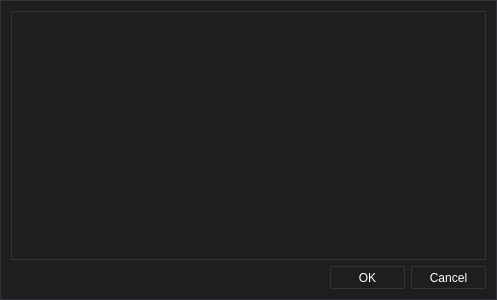
<?xml version="1.0" encoding="UTF-8"?>
<ui version="4.0">
 <class>OpenFileDialog</class>
 <widget class="QDialog" name="OpenFileDialog">
  <property name="geometry">
   <rect>
    <x>0</x>
    <y>0</y>
    <width>497</width>
    <height>300</height>
   </rect>
  </property>
  <property name="font">
   <font>
    <family>Arial</family>
   </font>
  </property>
  <property name="windowTitle">
   <string>Open File</string>
  </property>
  <property name="windowIcon">
   <iconset resource="UIDesigner.qrc">
    <normaloff>:/UIDesigner/Resources/UI.png</normaloff>:/UIDesigner/Resources/UI.png</iconset>
  </property>
  <property name="styleSheet">
   <string notr="true">/*
	Copyright 2013 Emanuel Claesson

	Licensed under the Apache License, Version 2.0 (the &quot;License&quot;);
	you may not use this file except in compliance with the License.
	You may obtain a copy of the License at

		http://www.apache.org/licenses/LICENSE-2.0

	Unless required by applicable law or agreed to in writing, software
	distributed under the License is distributed on an &quot;AS IS&quot; BASIS,
	WITHOUT WARRANTIES OR CONDITIONS OF ANY KIND, either express or implied.
	See the License for the specific language governing permissions and
	limitations under the License.
*/

/*
	COLOR_DARK     = #1e1e1e
	COLOR_MEDIUM   = #2d2d30
	COLOR_MEDLIGHT = #333337
	COLOR_LIGHT    = #FFFFFF
	COLOR_ACCENT   = #3f3f46
*/

* {
	background: #1e1e1e;
	color: #FFFFFF;
	border: 1px solid #333337;
}

QWidget::item:selected {
	background: #3f3f46;
}

QCheckBox, QRadioButton {
	border: none;
}

QRadioButton::indicator, QCheckBox::indicator {
	width: 13px;
	height: 13px;
}

QRadioButton::indicator::unchecked, QCheckBox::indicator::unchecked {
	border: 1px solid #333337;
	background: none;
}

QRadioButton::indicator:unchecked:hover, QCheckBox::indicator:unchecked:hover {
	border: 1px solid #FFFFFF;
}

QRadioButton::indicator::checked, QCheckBox::indicator::checked {
	border: 1px solid #333337;
	background: #333337;
}

QRadioButton::indicator:checked:hover, QCheckBox::indicator:checked:hover {
	border: 1px solid #FFFFFF;
	background: #FFFFFF;
}

QGroupBox {
	margin-top: 6px;
}

QGroupBox::title {
	top: -7px;
	left: 7px;
}

QScrollBar {
	border: 1px solid #686868;
	background: #1e1e1e;
}

QScrollBar:horizontal {
	height: 15px;
	margin: 0px 0px 0px 32px;
}

QScrollBar:vertical {
	width: 15px;
	margin: 32px 0px 0px 0px;
}

QScrollBar::handle {
	background: #2d2d30;
	border: 1px solid #333337;
}

QScrollBar::handle:horizontal {
	border-width: 0px 1px 0px 1px;
}

QScrollBar::handle:vertical {
	border-width: 1px 0px 1px 0px;
}

QScrollBar::handle:horizontal {
	min-width: 20px;
}

QScrollBar::handle:vertical {
	min-height: 20px;
}

QScrollBar::add-line, QScrollBar::sub-line {
	background:#2d2d30;
	border: 1px solid #333337;
	subcontrol-origin: margin;
}

QScrollBar::add-line {
	position: absolute;
}

QScrollBar::add-line:horizontal {
	width: 15px;
	subcontrol-position: left;
	left: 15px;
}

QScrollBar::add-line:vertical {
	height: 15px;
	subcontrol-position: top;
	top: 15px;
}

QScrollBar::sub-line:horizontal {
	width: 15px;
	subcontrol-position: top left;
}

QScrollBar::sub-line:vertical {
	height: 15px;
	subcontrol-position: top;
}

QScrollBar:left-arrow, QScrollBar::right-arrow, QScrollBar::up-arrow, QScrollBar::down-arrow {
	border: 1px solid #333337;
	width: 3px;
	height: 3px;
}

QScrollBar::add-page, QScrollBar::sub-page {
	background: none;
}

QAbstractButton:hover {
	background: #2d2d30;
}

QAbstractButton:pressed {
	background: #333337;
}

QAbstractItemView {
	show-decoration-selected: 1;
	selection-background-color: #3f3f46;
	selection-color: #FFFFFF;
	alternate-background-color: #2d2d30;
}

QHeaderView {
	border: 1px solid #333337;
}

QHeaderView::section {
	background: #1e1e1e;
	border: 1px solid #333337;
	padding: 4px;
}

QHeaderView::section:selected, QHeaderView::section::checked {
	background: #2d2d30;
}

QTableView {
	gridline-color: #333337;
}

QTabBar {
	margin-left: 2px;
}

QTabBar::tab {
	border-radius: 0px;
	padding: 4px;
	margin: 4px;
}

QTabBar::tab:selected {
	background: #2d2d30;
}

QComboBox::down-arrow {
	border: 1px solid #333337;
	background: #2d2d30;
}

QComboBox::drop-down {
	border: 1px solid #333337;
	background: #2d2d30;
}

QComboBox::down-arrow {
	width: 3px;
	height: 3px;
	border: 1px solid #333337;
}

QAbstractSpinBox {
	padding-right: 15px;
}

QAbstractSpinBox::up-button, QAbstractSpinBox::down-button {
	border: 1px solid #333337;
	background: #2d2d30;
	subcontrol-origin: border;
}

QAbstractSpinBox::up-arrow, QAbstractSpinBox::down-arrow {
	width: 3px;
	height: 3px;
	border: 1px solid #333337;
}

QSlider {
	border: none;
}

QSlider::groove:horizontal {
	height: 5px;
	margin: 4px 0px 4px 0px;
}

QSlider::groove:vertical {
	width: 5px;
	margin: 0px 4px 0px 4px;
}

QSlider::handle {
	border: 1px solid #333337;
	background: #2d2d30;
}

QSlider::handle:horizontal {
	width: 15px;
	margin: -4px 0px -4px 0px;
}

QSlider::handle:vertical {
	height: 15px;
	margin: 0px -4px 0px -4px;
}

QSlider::add-page:vertical, QSlider::sub-page:horizontal {
	background: #3f3f46;
}

QSlider::sub-page:vertical, QSlider::add-page:horizontal {
	background: #2d2d30;
}

QLabel {
	border: none;
}

QProgressBar {
	text-align: center;
}

QProgressBar::chunk {
	width: 1px;
	background-color: #3f3f46;
}

QMenu::separator {
	background: #2d2d30;
}</string>
  </property>
  <property name="locale">
   <locale language="English" country="UnitedStates"/>
  </property>
  <layout class="QVBoxLayout" name="verticalLayout">
   <item>
    <widget class="QListWidget" name="_fileList">
     <property name="font">
      <font>
       <family>Arial</family>
      </font>
     </property>
    </widget>
   </item>
   <item>
    <layout class="QHBoxLayout" name="horizontalLayout">
     <item>
      <spacer name="horizontalSpacer">
       <property name="orientation">
        <enum>Qt::Horizontal</enum>
       </property>
       <property name="sizeHint" stdset="0">
        <size>
         <width>40</width>
         <height>20</height>
        </size>
       </property>
      </spacer>
     </item>
     <item>
      <widget class="QPushButton" name="_ok">
       <property name="minimumSize">
        <size>
         <width>75</width>
         <height>23</height>
        </size>
       </property>
       <property name="font">
        <font>
         <family>Arial</family>
        </font>
       </property>
       <property name="text">
        <string>OK</string>
       </property>
      </widget>
     </item>
     <item>
      <widget class="QPushButton" name="_cancel">
       <property name="minimumSize">
        <size>
         <width>75</width>
         <height>23</height>
        </size>
       </property>
       <property name="font">
        <font>
         <family>Arial</family>
        </font>
       </property>
       <property name="text">
        <string>Cancel</string>
       </property>
      </widget>
     </item>
    </layout>
   </item>
  </layout>
 </widget>
 <resources>
  <include location="UIDesigner.qrc"/>
 </resources>
 <connections>
  <connection>
   <sender>_ok</sender>
   <signal>clicked()</signal>
   <receiver>OpenFileDialog</receiver>
   <slot>accept()</slot>
   <hints>
    <hint type="sourcelabel">
     <x>336</x>
     <y>274</y>
    </hint>
    <hint type="destinationlabel">
     <x>222</x>
     <y>275</y>
    </hint>
   </hints>
  </connection>
  <connection>
   <sender>_cancel</sender>
   <signal>clicked()</signal>
   <receiver>OpenFileDialog</receiver>
   <slot>reject()</slot>
   <hints>
    <hint type="sourcelabel">
     <x>408</x>
     <y>276</y>
    </hint>
    <hint type="destinationlabel">
     <x>409</x>
     <y>296</y>
    </hint>
   </hints>
  </connection>
 </connections>
</ui>
